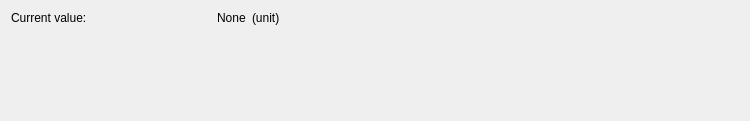
<?xml version="1.0" encoding="UTF-8"?>
<ui version="4.0">
 <class>LabelOutput</class>
 <widget class="QWidget" name="LabelOutput">
  <property name="geometry">
   <rect>
    <x>0</x>
    <y>0</y>
    <width>750</width>
    <height>121</height>
   </rect>
  </property>
  <property name="windowTitle">
   <string>Form</string>
  </property>
  <layout class="QVBoxLayout" name="verticalLayout">
   <item>
    <layout class="QHBoxLayout" name="horizontalLayout">
     <item>
      <widget class="QLabel" name="staticLabel">
       <property name="sizePolicy">
        <sizepolicy hsizetype="Fixed" vsizetype="Preferred">
         <horstretch>0</horstretch>
         <verstretch>0</verstretch>
        </sizepolicy>
       </property>
       <property name="minimumSize">
        <size>
         <width>200</width>
         <height>0</height>
        </size>
       </property>
       <property name="text">
        <string>Current value:</string>
       </property>
      </widget>
     </item>
     <item>
      <widget class="QLabel" name="valueLabel">
       <property name="sizePolicy">
        <sizepolicy hsizetype="Preferred" vsizetype="Preferred">
         <horstretch>0</horstretch>
         <verstretch>0</verstretch>
        </sizepolicy>
       </property>
       <property name="text">
        <string>None</string>
       </property>
       <property name="textInteractionFlags">
        <set>Qt::TextInteractionFlag::LinksAccessibleByMouse|Qt::TextInteractionFlag::TextSelectableByMouse</set>
       </property>
      </widget>
     </item>
     <item>
      <widget class="QLabel" name="unitsLabel">
       <property name="sizePolicy">
        <sizepolicy hsizetype="Expanding" vsizetype="Fixed">
         <horstretch>0</horstretch>
         <verstretch>0</verstretch>
        </sizepolicy>
       </property>
       <property name="layoutDirection">
        <enum>Qt::LayoutDirection::LeftToRight</enum>
       </property>
       <property name="text">
        <string>(unit)</string>
       </property>
       <property name="textInteractionFlags">
        <set>Qt::TextInteractionFlag::LinksAccessibleByMouse|Qt::TextInteractionFlag::TextSelectableByMouse</set>
       </property>
      </widget>
     </item>
    </layout>
   </item>
   <item>
    <spacer name="verticalSpacer">
     <property name="orientation">
      <enum>Qt::Orientation::Vertical</enum>
     </property>
     <property name="sizeHint" stdset="0">
      <size>
       <width>20</width>
       <height>86</height>
      </size>
     </property>
    </spacer>
   </item>
  </layout>
 </widget>
 <resources/>
 <connections/>
</ui>
